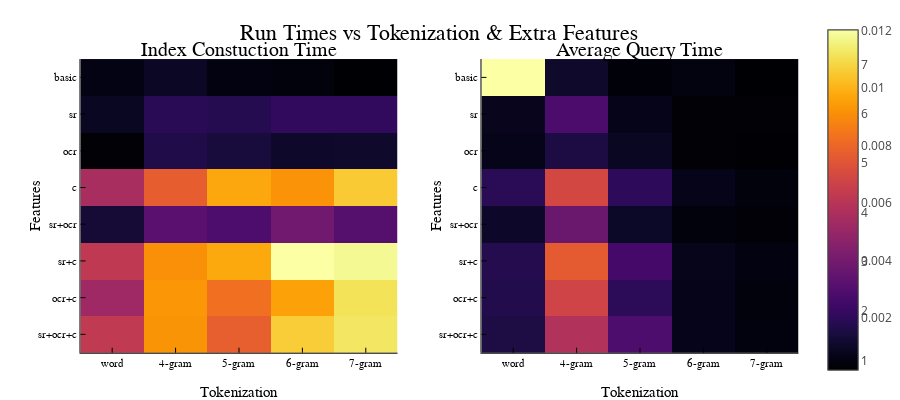

Notebook cell for this chart:
### Markdown cell above
Finally, let's take a look at a heatmap comparing tokenization method and enriching features (if this looks good, it will save us some time in the next few sections).

### Code cell
indexing_time_vs_tokenization_and_features = [
    mean(indexes[feature_mask.&&tokenization_mask,"indexing_time"])
    for feature_mask in (
        (!).(sr_mask).&&(!).(ocr_mask).&&(!).(c_mask),
        (sr_mask).&&(!).(ocr_mask).&&(!).(c_mask),
        (!).(sr_mask).&&(ocr_mask).&&(!).(c_mask),
        (!).(sr_mask).&&(!).(ocr_mask).&&(c_mask),
        (sr_mask).&&(ocr_mask).&&(!).(c_mask),
        (sr_mask).&&(!).(ocr_mask).&&(c_mask),
        (!).(sr_mask).&&(ocr_mask).&&(c_mask),
        (sr_mask).&&(ocr_mask).&&(c_mask)
    ), 
    tokenization_mask in (nogram_mask,gram4_mask,gram5_mask,gram6_mask,gram7_mask)
]

index_avg_query_time_vs_tokenization_and_features = [
    mean(indexes[feature_mask.&&tokenization_mask,"index_avg_query_time"])
    for feature_mask in (
        (!).(sr_mask).&&(!).(ocr_mask).&&(!).(c_mask),
        (sr_mask).&&(!).(ocr_mask).&&(!).(c_mask),
        (!).(sr_mask).&&(ocr_mask).&&(!).(c_mask),
        (!).(sr_mask).&&(!).(ocr_mask).&&(c_mask),
        (sr_mask).&&(ocr_mask).&&(!).(c_mask),
        (sr_mask).&&(!).(ocr_mask).&&(c_mask),
        (!).(sr_mask).&&(ocr_mask).&&(c_mask),
        (sr_mask).&&(ocr_mask).&&(c_mask)
    ), 
    tokenization_mask in (nogram_mask,gram4_mask,gram5_mask,gram6_mask,gram7_mask)
]



p1 = heatmap(
    indexing_time_vs_tokenization_and_features,
    yticks = (1:8, ["basic","sr","ocr","c","sr+ocr","sr+c","ocr+c","sr+ocr+c"]),
    xticks = (1:5, ["word","4-gram","5-gram","6-gram","7-gram"]),
    yflip = true,
    #guide_position = :top,
    title = "Index Constuction Time",
    ylabel = "Features",
    xlabel = "Tokenization"
)

p2 = heatmap(
    index_avg_query_time_vs_tokenization_and_features,
    yticks = (1:8, ["basic","sr","ocr","c","sr+ocr","sr+c","ocr+c","sr+ocr+c"]),
    xticks = (1:5, ["word","4-gram","5-gram","6-gram","7-gram"]),
    yflip = true,
    #guide_position = :top,
    title = "Average Query Time",
    ylabel = "Features",
    xlabel = "Tokenization"
)


plot([p1,p2]..., layout=(1,2), size=(900,400), plot_title = "Run Times vs Tokenization & Extra Features")

### Figure 1 — Plotly figure (JSON) as saved in the notebook; plotly's stock layout.template omitted (floating-point values rounded to 4 significant figures; data arrays with more than 128 entries replaced by an {"elided": "..."} marker saying what was removed)
{"data": [{"colorbar": {"title": ""}, "colorscale": {"elided": "256x2 mixed values"}, "name": "y1", "showlegend": false, "showscale": true, "type": "heatmap", "x": [0.5, 1.5, 2.5, 3.5, 4.5, 5.5], "xaxis": "x1", "y": [0.5, 1.5, 2.5, 3.5, 4.5, 5.5, 6.5, 7.5, 8.5], "yaxis": "y1", "z": [[1.047, 1.236, 0.9909, 0.9534, 0.8059], [1.215, 1.787, 1.736, 1.924, 1.933], [0.8544, 1.65, 1.505, 1.323, 1.329], [3.906, 5.193, 6.37, 6.065, 6.845], [1.447, 2.565, 2.373, 2.97, 2.513], [4.329, 6.033, 6.385, 7.703, 7.577], [3.735, 6.135, 5.501, 6.28, 7.183], [4.341, 6.086, 5.225, 6.894, 7.249]], "zmax": 7.703, "zmin": 0.8059}, {"colorbar": {"title": ""}, "colorscale": {"elided": "256x2 mixed values"}, "name": "y1", "showlegend": false, "showscale": true, "type": "heatmap", "x": [0.5, 1.5, 2.5, 3.5, 4.5, 5.5], "xaxis": "x2", "y": [0.5, 1.5, 2.5, 3.5, 4.5, 5.5, 6.5, 7.5, 8.5], "yaxis": "y2", "z": [[0.01203, 0.001084, 0.0003363, 0.0004868, 0.0001773], [0.0007647, 0.002834, 0.000669, 0.0002794, 0.0002489], [0.0006893, 0.001532, 0.0008936, 0.0002594, 0.0002336], [0.001921, 0.006894, 0.002015, 0.000664, 0.0004381], [0.001025, 0.003712, 0.0009757, 0.0004063, 0.0002891], [0.001753, 0.007627, 0.002627, 0.0007189, 0.0005057], [0.001707, 0.006767, 0.00197, 0.0006595, 0.0004068], [0.001561, 0.005797, 0.002876, 0.0007054, 0.000459]], "zmax": 0.01203, "zmin": 0.0001773}], "layout": {"annotations": [{"font": {"color": "rgba(0, 0, 0, 1.000)", "family": "sans-serif", "size": 20}, "rotation": 0, "showarrow": false, "text": "Index Constuction Time", "x": 0.298, "xanchor": "center", "xref": "paper", "y": 0.95, "yanchor": "top", "yref": "paper"}, {"font": {"color": "rgba(0, 0, 0, 1.000)", "family": "sans-serif", "size": 20}, "rotation": 0, "showarrow": false, "text": "Average Query Time", "x": 0.798, "xanchor": "center", "xref": "paper", "y": 0.95, "yanchor": "top", "yref": "paper"}, {"font": {"color": "rgba(0, 0, 0, 1.000)", "family": "sans-serif", "size": 22}, "rotation": 0, "showarrow": false, "text": "Run Times vs Tokenization & Extra Features", "x": 0.548, "xanchor": "center", "xref": "paper", "y": 1, "yanchor": "top", "yref": "paper"}], "height": 400, "legend": {"bgcolor": "rgba(255, 255, 255, 1.000)", "bordercolor": "rgba(0, 0, 0, 1.000)", "borderwidth": 1, "font": {"color": "rgba(0, 0, 0, 1.000)", "family": "sans-serif", "size": 11}, "title": {"font": {"color": "rgba(0, 0, 0, 1.000)", "family": "sans-serif", "size": 15}, "text": ""}, "tracegroupgap": 0, "traceorder": "normal", "x": 1, "xanchor": "auto", "y": 1, "yanchor": "auto"}, "margin": {"b": 20, "l": 0, "r": 0, "t": 20}, "paper_bgcolor": "rgba(255, 255, 255, 1.000)", "plot_bgcolor": "rgba(255, 255, 255, 1.000)", "showlegend": true, "width": 900, "xaxis1": {"anchor": "y1", "domain": [0.1004, 0.4956], "gridcolor": "rgba(0, 0, 0, 0.100)", "gridwidth": 0.5, "linecolor": "rgba(0, 0, 0, 1.000)", "mirror": false, "range": [0.5, 5.5], "showgrid": true, "showline": true, "showticklabels": true, "tickangle": 0, "tickcolor": "rgb(0, 0, 0)", "tickfont": {"color": "rgba(0, 0, 0, 1.000)", "family": "sans-serif", "size": 11}, "tickmode": "array", "ticks": "inside", "ticktext": ["word", "4-gram", "5-gram", "6-gram", "7-gram"], "tickvals": [1, 2, 3, 4, 5], "title": "Tokenization", "titlefont": {"color": "rgba(0, 0, 0, 1.000)", "family": "sans-serif", "size": 15}, "type": "-", "visible": true, "zeroline": false, "zerolinecolor": "rgba(0, 0, 0, 1.000)"}, "xaxis2": {"anchor": "y2", "domain": [0.6004, 0.9956], "gridcolor": "rgba(0, 0, 0, 0.100)", "gridwidth": 0.5, "linecolor": "rgba(0, 0, 0, 1.000)", "mirror": false, "range": [0.5, 5.5], "showgrid": true, "showline": true, "showticklabels": true, "tickangle": 0, "tickcolor": "rgb(0, 0, 0)", "tickfont": {"color": "rgba(0, 0, 0, 1.000)", "family": "sans-serif", "size": 11}, "tickmode": "array", "ticks": "inside", "ticktext": ["word", "4-gram", "5-gram", "6-gram", "7-gram"], "tickvals": [1, 2, 3, 4, 5], "title": "Tokenization", "titlefont": {"color": "rgba(0, 0, 0, 1.000)", "family": "sans-serif", "size": 15}, "type": "-", "visible": true, "zeroline": false, "zerolinecolor": "rgba(0, 0, 0, 1.000)"}, "xaxis3": {"anchor": "y3", "domain": [0.1004, 0.9956], "gridcolor": "rgba(0, 0, 0, 0.100)", "gridwidth": 0.5, "linecolor": "rgba(0, 0, 0, 1.000)", "mirror": false, "range": [0, 1], "showgrid": true, "showline": false, "showticklabels": true, "tickangle": 0, "tickcolor": "rgb(0, 0, 0)", "tickfont": {"color": "rgba(0, 0, 0, 1.000)", "family": "sans-serif", "size": 11}, "tickmode": "array", "ticks": "inside", "ticktext": ["0.0", "0.2", "0.4", "0.6", "0.8", "1.0"], "tickvals": [0, 0.2, 0.4, 0.6, 0.8, 1], "title": "", "titlefont": {"color": "rgba(0, 0, 0, 1.000)", "family": "sans-serif", "size": 15}, "type": "-", "visible": false, "zeroline": false, "zerolinecolor": "rgba(0, 0, 0, 1.000)"}, "yaxis1": {"anchor": "x1", "domain": [0.07581, 0.8915], "gridcolor": "rgba(0, 0, 0, 0.100)", "gridwidth": 0.5, "linecolor": "rgba(0, 0, 0, 1.000)", "mirror": false, "range": [8.5, 0.5], "showgrid": true, "showline": true, "showticklabels": true, "tickangle": 0, "tickcolor": "rgb(0, 0, 0)", "tickfont": {"color": "rgba(0, 0, 0, 1.000)", "family": "sans-serif", "size": 11}, "tickmode": "array", "ticks": "inside", "ticktext": ["basic", "sr", "ocr", "c", "sr+ocr", "sr+c", "ocr+c", "sr+ocr+c"], "tickvals": [1, 2, 3, 4, 5, 6, 7, 8], "title": "Features", "titlefont": {"color": "rgba(0, 0, 0, 1.000)", "family": "sans-serif", "size": 15}, "type": "-", "visible": true, "zeroline": false, "zerolinecolor": "rgba(0, 0, 0, 1.000)"}, "yaxis2": {"anchor": "x2", "domain": [0.07581, 0.8915], "gridcolor": "rgba(0, 0, 0, 0.100)", "gridwidth": 0.5, "linecolor": "rgba(0, 0, 0, 1.000)", "mirror": false, "range": [8.5, 0.5], "showgrid": true, "showline": true, "showticklabels": true, "tickangle": 0, "tickcolor": "rgb(0, 0, 0)", "tickfont": {"color": "rgba(0, 0, 0, 1.000)", "family": "sans-serif", "size": 11}, "tickmode": "array", "ticks": "inside", "ticktext": ["basic", "sr", "ocr", "c", "sr+ocr", "sr+c", "ocr+c", "sr+ocr+c"], "tickvals": [1, 2, 3, 4, 5, 6, 7, 8], "title": "Features", "titlefont": {"color": "rgba(0, 0, 0, 1.000)", "family": "sans-serif", "size": 15}, "type": "-", "visible": true, "zeroline": false, "zerolinecolor": "rgba(0, 0, 0, 1.000)"}, "yaxis3": {"anchor": "x3", "domain": [0.95, 1], "gridcolor": "rgba(0, 0, 0, 0.100)", "gridwidth": 0.5, "linecolor": "rgba(0, 0, 0, 1.000)", "mirror": false, "range": [0, 1], "showgrid": true, "showline": false, "showticklabels": true, "tickangle": 0, "tickcolor": "rgb(0, 0, 0)", "tickfont": {"color": "rgba(0, 0, 0, 1.000)", "family": "sans-serif", "size": 11}, "tickmode": "array", "ticks": "inside", "ticktext": ["0.0", "0.2", "0.4", "0.6", "0.8", "1.0"], "tickvals": [0, 0.2, 0.4, 0.6, 0.8, 1], "title": "", "titlefont": {"color": "rgba(0, 0, 0, 1.000)", "family": "sans-serif", "size": 15}, "type": "-", "visible": false, "zeroline": false, "zerolinecolor": "rgba(0, 0, 0, 1.000)"}}}
